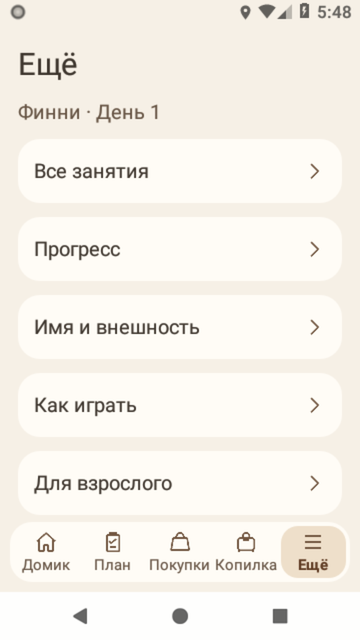
#> input picture artifacts/sprint-9/S9-001-navigation/review/root-more-1.19.png, 360 x 640 px, given in place of root-home.png, which was not available
$ python review-sheets.py
#> lines starting #> are read from the running program, lines starting #| are printed output that depends on the picture; pictures that were not available may be replaced by others from this repository, and a replacement may not be noted
from pathlib import Path
import json
from PIL import Image,ImageDraw,ImageFont
R=Path('artifacts/sprint-9/S9-001-navigation');V=R/'review';font=ImageFont.truetype('C:/Windows/Fonts/arial.ttf',18)
roots=[('home','Домик'),('plan','План'),('shop','Покупки'),('savings','Копилка'),('more','Ещё')]
out=Image.new('RGB',(1300,598),'#F6F0E6');d=ImageDraw.Draw(out)
#> after `out = Image.new('RGB', (1300, 598), '#F6F0E6')`:
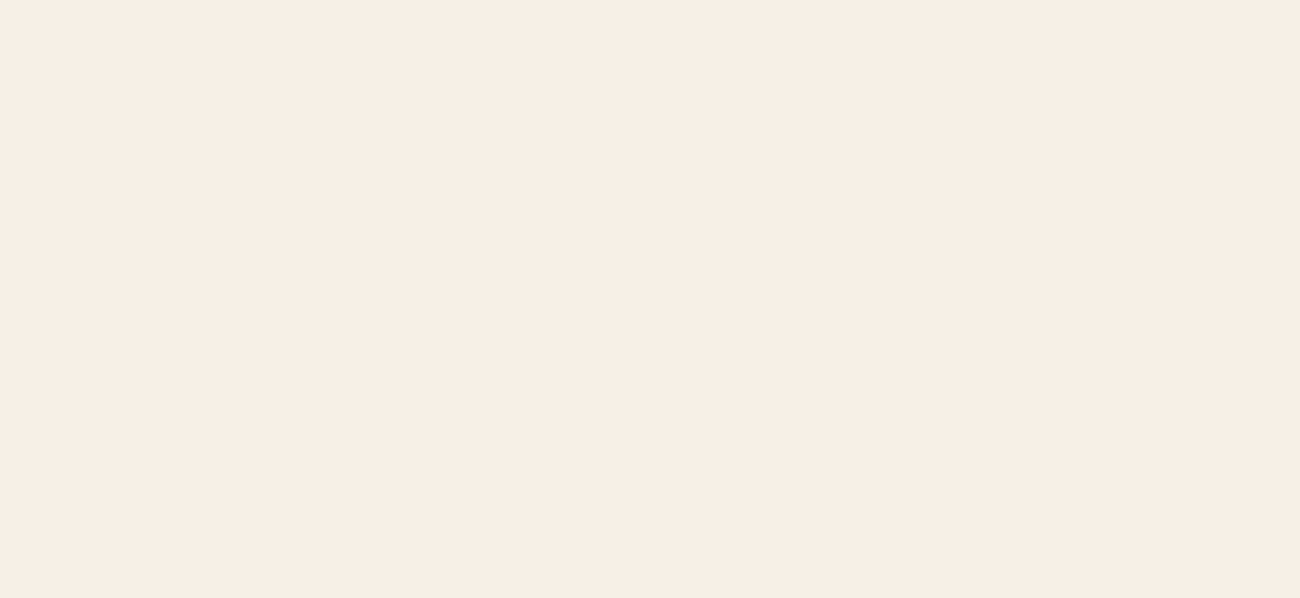
#> out: PIL image 1300x598 RGB; mean R, G, B 246, 240, 230
for i,(id,label) in enumerate(roots):
 im=Image.open(V/('root-'+id+'.png')).convert('RGB').resize((260,563),Image.Resampling.LANCZOS);out.paste(im,(i*260,35));d.text((i*260+12,8),label,font=font,fill='#3D352D')
#> after `im = Image.open(V / ('root-' + id + '.png')).convert('RGB').resize((26`:
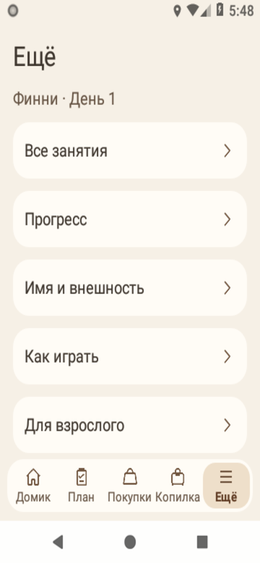
#> im: PIL image 260x563 RGB; mean R, G, B 246, 241.7, 234.2
#> after `out.paste(im, (i * 260, 35))`:
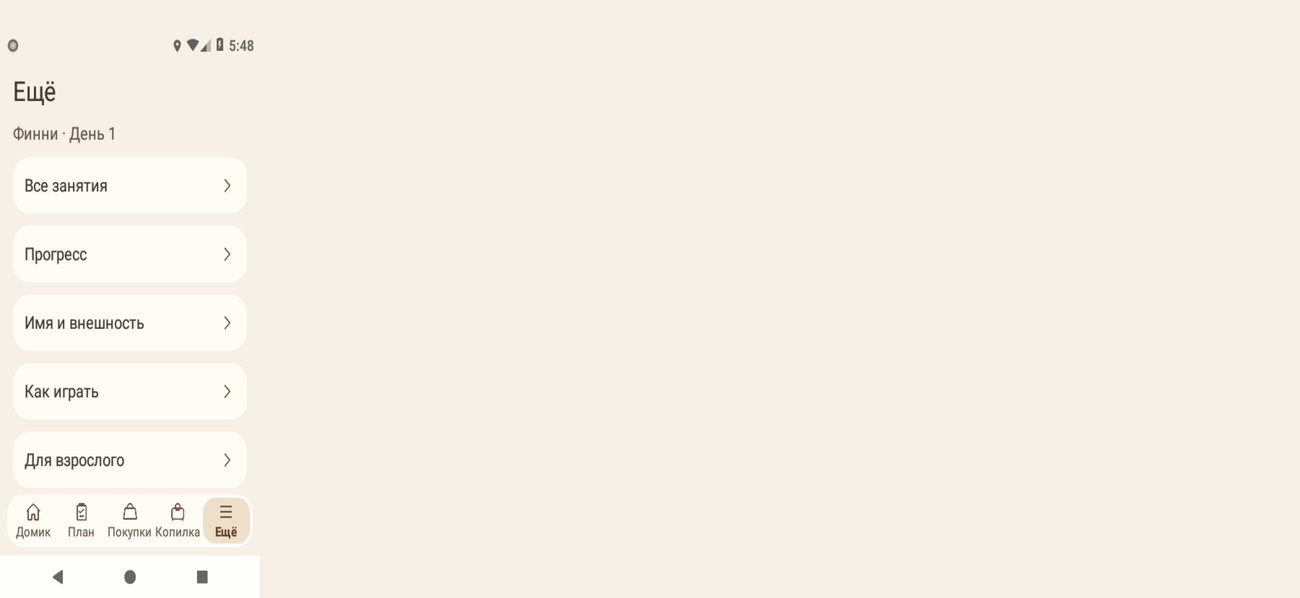
#> out: PIL image 1300x598 RGB; mean R, G, B 246, 240.3, 230.8
#> pass 2 of the loop `for i,(id,label) in enumerate(roots):`:
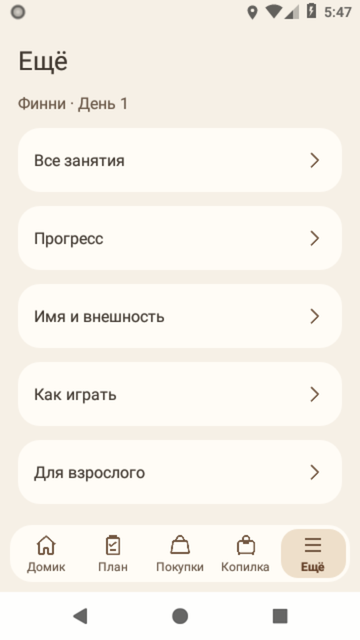
#> input picture artifacts/sprint-9/S9-001-navigation/review/root-more-1.png, 360 x 640 px, given in place of root-plan.png, which was not available
#> `im = Image.open(V / ('root-' + id + '.png')).convert('RGB').resize((26`:
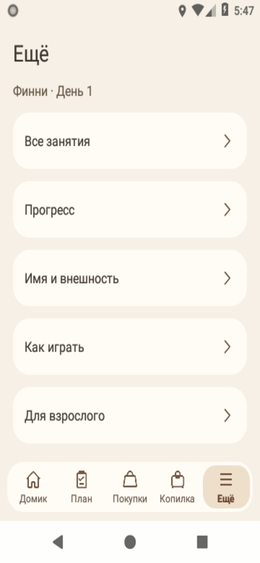
#> im: PIL image 260x563 RGB; mean R, G, B 247.3, 243.1, 235.6
#> `out.paste(im, (i * 260, 35))`:
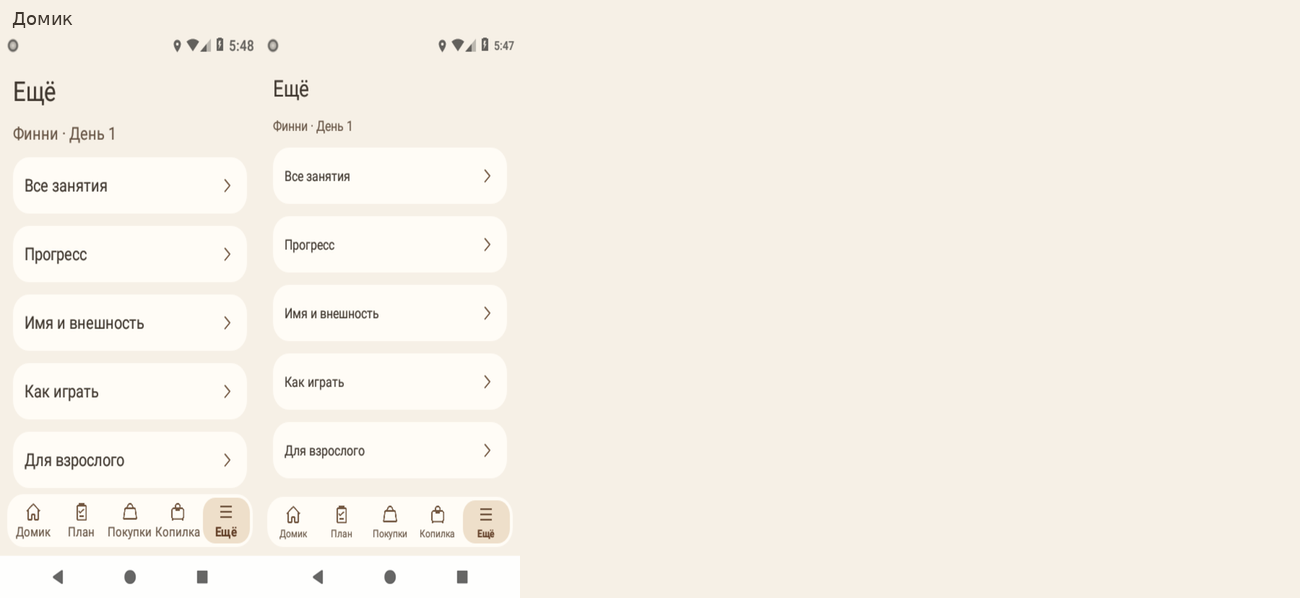
#> out: PIL image 1300x598 RGB; mean R, G, B 246.2, 240.8, 231.8
#> (the run stopped early here; a loop or call above may not have finished)
